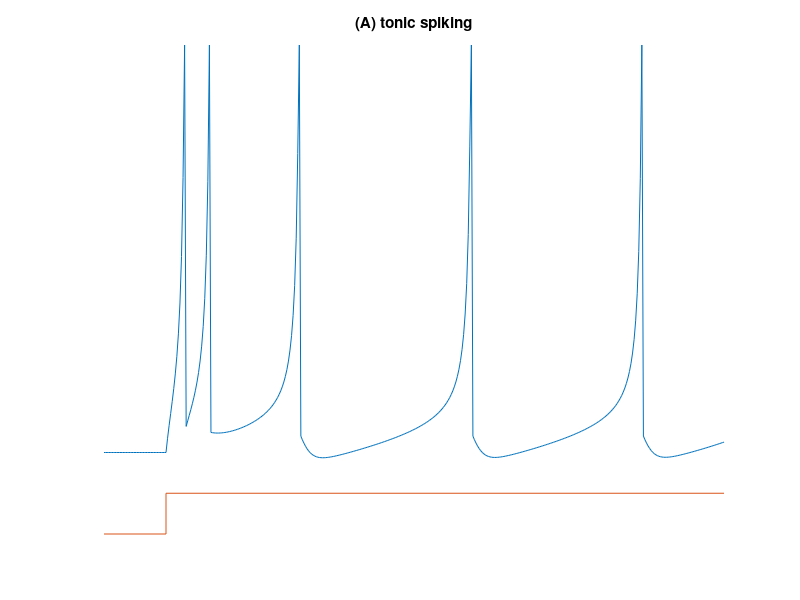

Source code (MATLAB):

a=0.02; b=0.2;  c=-65;  d=6;
V=-70;  u=b*V;
VV=[];  uu=[];
tau = 0.25; tspan = 0:tau:100;
T1=tspan(end)/10;
for t=tspan
    if (t>T1) 
        I=14;
    else
        I=0;
    end;
    V = V + tau*(0.04*V^2+5*V+140-u+I);
    u = u + tau*a*(b*V-u);
    if V > 30
        VV(end+1)=30;
        V = c;
        u = u + d;
    else
        VV(end+1)=V;
    end;
    uu(end+1)=u;
end;
plot(tspan,VV,[0 T1 T1 max(tspan)],-90+[0 0 10 10]);
axis([0 max(tspan) -90 30])
axis off;
VV
title('(A) tonic spiking');

